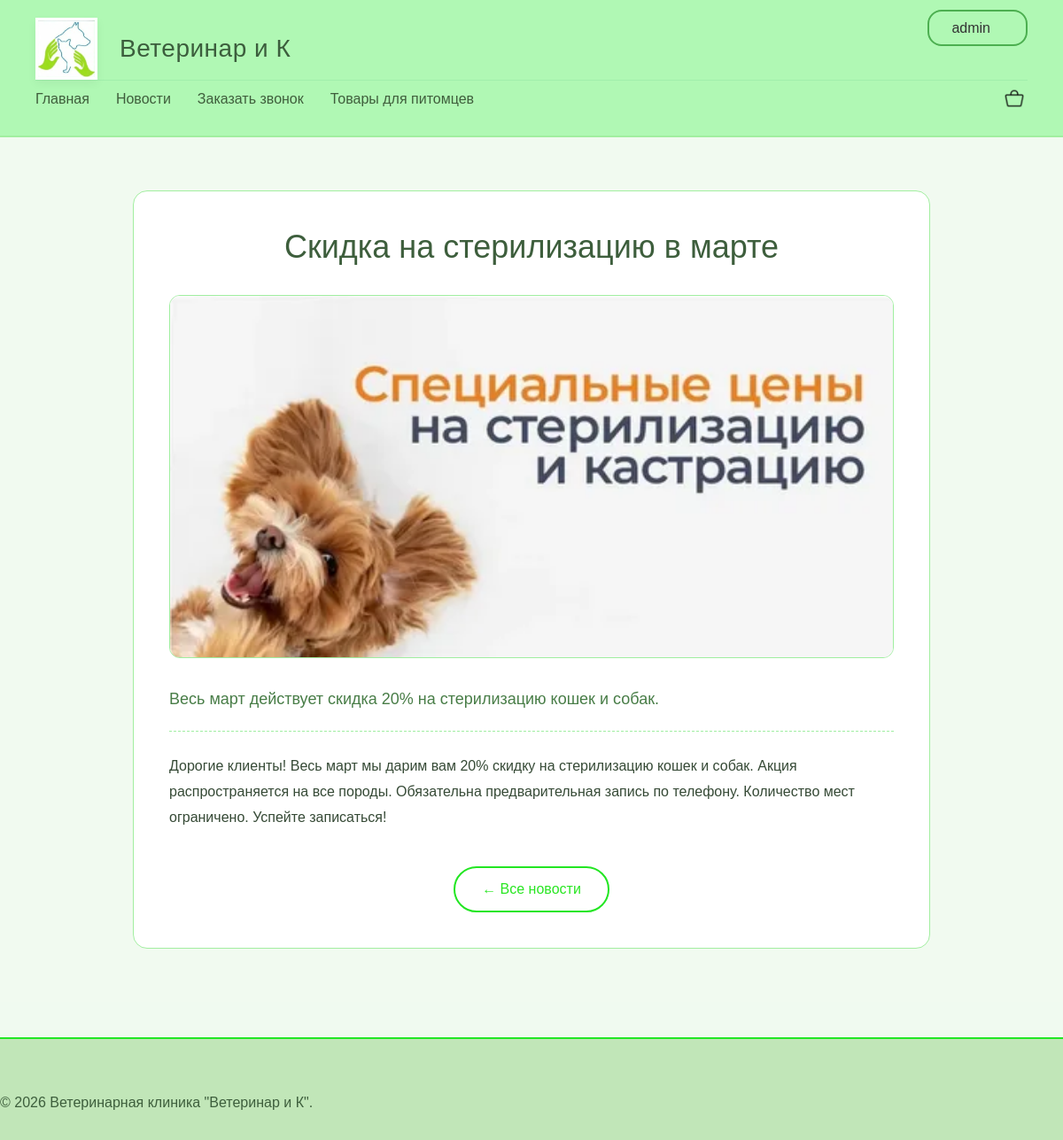
The page /news-card.php?id=1 (signed in) on the database its author committed.
### tables this page shows
CREATE TABLE `news` (
  `id` int NOT NULL,
  `title` varchar(255) NOT NULL,
  `short_desk` varchar(255) NOT NULL,
  `long_desk` varchar(1000) NOT NULL,
  `img` varchar(255) NOT NULL
);

### news-card.php (the view, shortened to what this page needs)
<?php
include 'functions.php';
include 'top/header.php';
if (isset($_GET['id']) && is_numeric($_GET['id'])) {
    $news_id = (int)$_GET['id'];
    $query = "SELECT * FROM news WHERE id = $news_id";
    $result = mysqli_query($db, $query);
    if (mysqli_num_rows($result) > 0) {
        $news = mysqli_fetch_assoc($result);
?>
<section class="news-detail-section">
    <div class="container">
        <div class="news-detail-card">
            <div class="news-detail-header">
                <h1 class="news-detail-title"><?php echo htmlspecialchars($news['title']); ?></h1>
            </div>
            <?php if (!empty($news['img'])): ?>
            <div class="news-detail-image">
                <img src="images/<?php echo htmlspecialchars($news['img']); ?>" alt="<?php echo htmlspecialchars($news['title']); ?>">
            </div>
            <?php endif; ?>
            <div class="news-detail-content">
                <p class="news-detail-short"><?php echo nl2br(htmlspecialchars($news['short_desk'])); ?></p>
                <div class="news-detail-full">
                    <?php echo nl2br(htmlspecialchars($news['long_desk'])); ?>
                </div>
            </div>
            <div class="news-detail-footer">
                <a href="news.php" class="back-button">← Все новости</a>
            </div>
        </div>
    </div>
</section>
<?php
    } else {
        echo '<section class="news-detail-section"><div class="container">';
        echo '<p class="error-message">Новость не найдена</p>';
        echo '<a href="news.php" class="back-button">Вернуться к новостям</a>';
        echo '</div></section>';
    }
} else {
    header('Location: news.php');
    exit();
}
include 'top/footer.php';
?>

### style.css (style rules this page uses)
* { margin: 0; padding: 0; box-sizing: border-box; }
body { font-family: sans-serif; background-color: #f0faf0; color: #2c3e50; line-height: 1.5; }
.container { max-width: 1200px; margin: 0 auto; padding: 0 20px; }
.news-detail-section { padding: 60px 0; background-color: #f1faf0; min-height: 500px; }
.news-detail-card { background: #ffffff; border: 1px solid #a2eea0; border-radius: 16px; padding: 40px; max-width: 900px; margin: 0 auto; }
.news-detail-header { margin-bottom: 30px; text-align: center; }
.news-detail-title { font-size: 36px; font-weight: 500; color: #3d5e3c; line-height: 1.3; }
.news-detail-image { width: 100%; max-height: 500px; overflow: hidden; border-radius: 12px; margin-bottom: 30px; border: 1px solid #a0eea0; }
.news-detail-image img { width: 100%; height: auto; display: block; }
.news-detail-content { font-size: 16px; color: #364a36; line-height: 1.8; }
.news-detail-short { font-size: 18px; font-weight: 500; color: #487d47; margin-bottom: 25px; padding-bottom: 20px; border-bottom: 1px dashed #a0eea2; }
.news-detail-full { margin-bottom: 30px; }
.news-detail-footer { margin-top: 40px; text-align: center; }
.back-button { display: inline-block; padding: 12px 30px; background-color: transparent; color: #29e622; text-decoration: none; font-weight: 500; border: 2px solid #22e622; border-radius: 30px; transition: 0.2s; }

### rows shown on the page
news: title "Скидка на стерилизацию в марте", img (picture), short_desk "Весь март действует скидка 20% на стерилизацию кошек и собак.", long_desk "Дорогие клиенты! Весь март мы дарим вам 20% скидку на стерилизацию кошек и собак. Акция распространяется на все породы. Обязательна предварительная запись по телефону. Количество мест ограничено. Успейте записаться!"

### other values the page prints
$_SESSION['current_user'] "admin"
